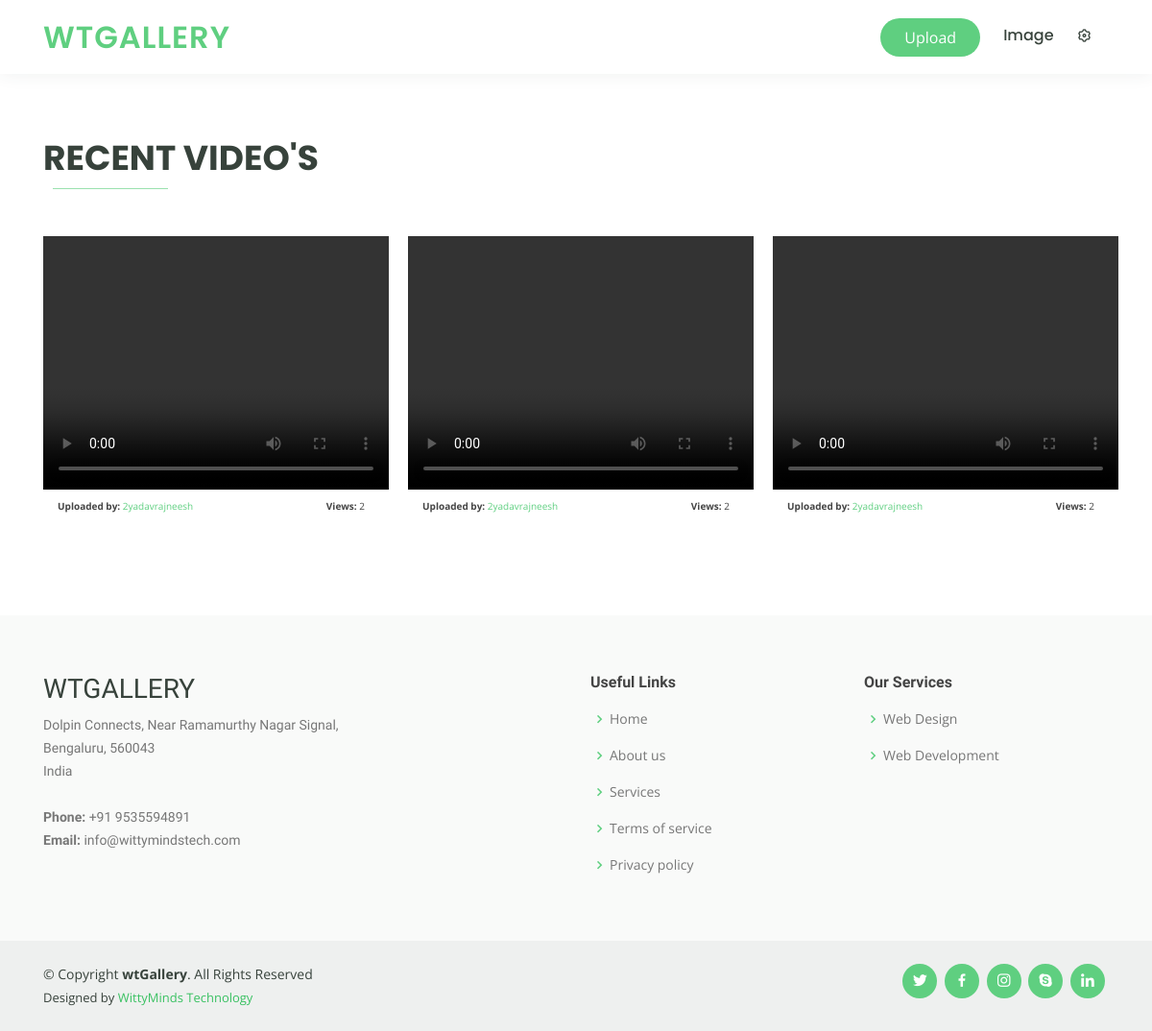
The page /video/ on the database its author committed.
### wtpixel/models.py (models this page shows, shortened)
class Video(models.Model):
    user = models.ForeignKey(User, on_delete=models.CASCADE, null=True)
    title = models.CharField(max_length=255, blank=False)
    file = models.FileField(upload_to='videos', blank=False)
    uploaded_at = models.DateTimeField(auto_now_add=True)

### wtpixel/views.py (the view)
# urls.py: path('video/', views.video, name='video'),
def video(request):
    portfolio = Video.objects.all()
    context = {"portfolio": portfolio}
    return render(request, "video.html", context)

### templates/video.html (shortened to what this page needs)
{% extends 'layout.html' %}
{% load static %}
{% block body %}
  <main id="main" style="margin-top:78px;">
    <section id="portfolio" class="portfolio">
      <div class="container">
        <div class="section-title">
          <p>Recent Video's</p>
          <h2></h2>
        </div>
        <div class="row portfolio-container">
          {% for portfolio in portfolio %}
          <div class="col-lg-4 col-md-6 portfolio-item">
              <video id="my-video" class="video-js vjs-theme-forest" controls preload="auto" width="360" height="264" data-setup="{}">
                <source src="{{ portfolio.file.url }}" type="video/mp4">
              </video>
              <div class="mx-auto my-1 col-lg-12 d-block" style="font-size: 10px;">
                <p class="float-left">
                  <span class="font-weight-bold">Uploaded by:</span> <a href="{% url 'profile' username=portfolio.user.username %}">{{portfolio.user}}</a>
                </p>
                <p class="float-right">
                  <span class="font-weight-bold">Views:</span> 2
                </p>
              </div>
          </div>
          {% endfor %}
        </div>
      </div>
    </section>
  </main>
{% endblock body %}

### static/assets/css/style.css (style rules this page uses)
body { font-family: "Open Sans", sans-serif; color: #444444; }
a { color: #5fcf80; }
h1, h2, h3, h4, h5, h6 { font-family: "Raleway", sans-serif; }
section { padding: 60px 0; overflow: hidden; }
.section-title { padding-bottom: 40px; }
.section-title h2 { font-size: 14px; font-weight: 500; padding: 0; line-height: 1px; margin: 0 0 5px 0; letter-spacing: 2px; text-transform: uppercase; color: #aaaaaa; font-family: "Poppins", sans-serif; }
.section-title h2::after { content: ""; width: 120px; height: 1px; display: inline-block; background: #9ae1af; margin: 4px 10px; }
.section-title p { margin: 0; margin: 0; font-size: 36px; font-weight: 700; text-transform: uppercase; font-family: "Poppins", sans-serif; color: #37423b; }
.portfolio .portfolio-item { margin-bottom: 30px; }

### rows shown on the page
Video: user "2yadavrajneesh"
Video: user "2yadavrajneesh"
Video: user "2yadavrajneesh"
